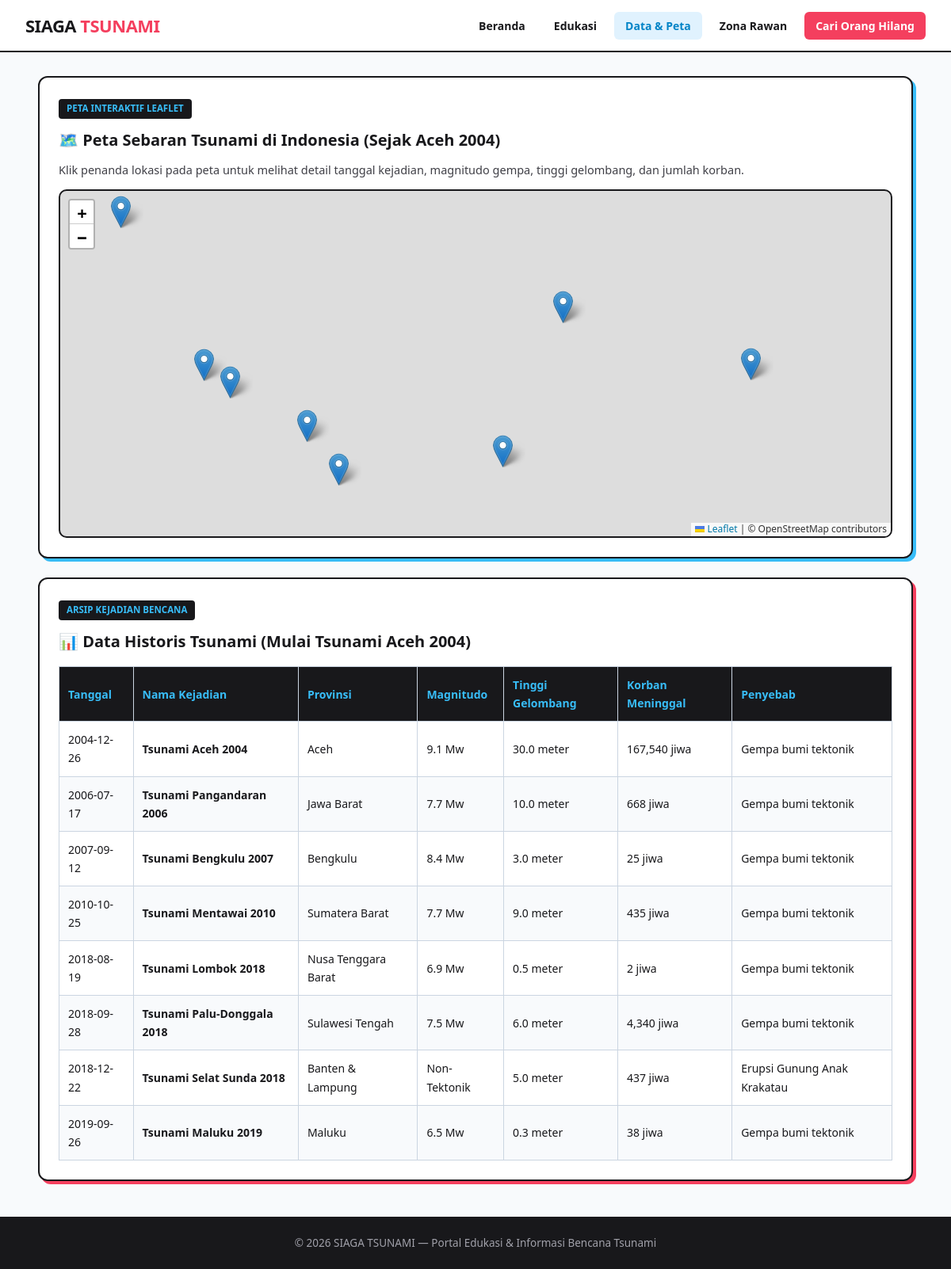
Page /historis_peta.php on the committed database.
### tables this page shows
CREATE TABLE `tsunami_historis` (
  `id` varchar(10) NOT NULL,
  `nama_kejadian` varchar(150) NOT NULL,
  `tanggal` date NOT NULL,
  `tahun` int(11) NOT NULL,
  `lokasi` varchar(150) DEFAULT NULL,
  `provinsi` varchar(100) DEFAULT NULL,
  `magnitudo` decimal(3,1) DEFAULT NULL,
  `tinggi_gelombang` decimal(4,1) DEFAULT NULL,
  `latitude` decimal(9,6) DEFAULT NULL,
  `longitude` decimal(9,6) DEFAULT NULL,
  `korban_meninggal` int(11) DEFAULT NULL,
  `penyebab` varchar(100) DEFAULT NULL
);

### historis_peta.php (the view, shortened to what this page needs)
<?php
include 'koneksi.php';
$query = mysqli_query($conn, "SELECT * FROM tsunami_historis WHERE tahun >= 2004 ORDER BY tanggal ASC");
?>
<!DOCTYPE html>
<html lang="id">
<head>
    <link rel="stylesheet" href="style.css">
    <link rel="stylesheet" href="https://unpkg.com/leaflet@1.9.4/dist/leaflet.css" />
</head>
<body>
    <?php include 'navbar.php'; ?>
    <div class="container">
        <div class="card">
            <span class="card-badge">Peta Interaktif Leaflet</span>
            <h2>🗺️ Peta Sebaran Tsunami di Indonesia (Sejak Aceh 2004)</h2>
            <p>Klik penanda lokasi pada peta untuk melihat detail tanggal kejadian, magnitudo gempa, tinggi gelombang, dan jumlah korban.</p>
            <div id="map"></div>
        </div>
        <div class="card card-pink">
            <span class="card-badge">Arsip Kejadian Bencana</span>
            <h2>📊 Data Historis Tsunami (Mulai Tsunami Aceh 2004)</h2>
            <table>
                <thead>
                    <tr>
                        <th>Tanggal</th>
                        <th>Nama Kejadian</th>
                        <th>Provinsi</th>
                        <th>Magnitudo</th>
                        <th>Tinggi Gelombang</th>
                        <th>Korban Meninggal</th>
                        <th>Penyebab</th>
                    </tr>
                </thead>
                <tbody>
                    <?php while ($row = mysqli_fetch_assoc($query)) :
                    ?>
                    <tr>
                        <td><?= $row['tanggal']; ?></td>
                        <td><strong><?= $row['nama_kejadian']; ?></strong></td>
                        <td><?= $row['provinsi']; ?></td>
                        <td><?= $row['magnitudo'] ? $row['magnitudo'] . ' Mw' : 'Non-Tektonik'; ?></td>
                        <td><?= $row['tinggi_gelombang']; ?> meter</td>
                        <td><?= number_format($row['korban_meninggal']); ?> jiwa</td>
                        <td><?= $row['penyebab']; ?></td>
                    </tr>
                    <?php endwhile; ?>
                </tbody>
            </table>
        </div>
    </div>
    <footer>&copy; 2026 SIAGA TSUNAMI — Portal Edukasi & Informasi Bencana Tsunami</footer>
</body>
</html>

### style.css (style rules this page uses)
* { box-sizing: border-box; margin: 0; padding: 0; font-family: 'Segoe UI', system-ui, -apple-system, sans-serif; }
body { background-color: #f8fafc; color: #18181b; line-height: 1.65; }
.container { width: 92%; max-width: 1140px; margin: 30px auto; }
.card { background: #ffffff; padding: 24px; border-radius: 12px; border: 2px solid #18181b; box-shadow: 4px 4px 0px #38bdf8; margin-bottom: 24px; }
.card-pink { box-shadow: 4px 4px 0px #f43f5e; }
.card-badge { display: inline-block; background: #18181b; color: #38bdf8; font-size: 11.5px; font-weight: 800; padding: 3px 10px; border-radius: 4px; margin-bottom: 10px; text-transform: uppercase; }
.card h2 { color: #18181b; margin-bottom: 10px; font-size: 20px; font-weight: 800; }
.card p { font-size: 14.5px; color: #3f3f46; margin-bottom: 10px; }
table { width: 100%; border-collapse: collapse; margin-top: 15px; font-size: 14px; }
th, td { border: 1.5px solid #cbd5e1; padding: 11px; text-align: left; }
th { background-color: #18181b; color: #38bdf8; }
tr:nth-child(even) { background-color: #f8fafc; }
footer { text-align: center; padding: 22px; background: #18181b; color: #a1a1aa; margin-top: 45px; font-size: 13.5px; }

### historis_peta.php (style rules this page uses)
#map { height: 440px; width: 100%; border-radius: 10px; margin-top: 12px; border: 2px solid #18181b; z-index: 1; }

### rows in the picture
tsunami_historis: tanggal "2004-12-26", nama_kejadian "Tsunami Aceh 2004", provinsi "Aceh", magnitudo "9.1", tinggi_gelombang "30.0", korban_meninggal "167,540", penyebab "Gempa bumi tektonik"
tsunami_historis: tanggal "2006-07-17", nama_kejadian "Tsunami Pangandaran 2006", provinsi "Jawa Barat", magnitudo "7.7", tinggi_gelombang "10.0", korban_meninggal "668", penyebab "Gempa bumi tektonik"
tsunami_historis: tanggal "2007-09-12", nama_kejadian "Tsunami Bengkulu 2007", provinsi "Bengkulu", magnitudo "8.4", tinggi_gelombang "3.0", korban_meninggal "25", penyebab "Gempa bumi tektonik"
tsunami_historis: tanggal "2010-10-25", nama_kejadian "Tsunami Mentawai 2010", provinsi "Sumatera Barat", magnitudo "7.7", tinggi_gelombang "9.0", korban_meninggal "435", penyebab "Gempa bumi tektonik"
tsunami_historis: tanggal "2018-08-19", nama_kejadian "Tsunami Lombok 2018", provinsi "Nusa Tenggara Barat", magnitudo "6.9", tinggi_gelombang "0.5", korban_meninggal "2", penyebab "Gempa bumi tektonik"
tsunami_historis: tanggal "2018-09-28", nama_kejadian "Tsunami Palu-Donggala 2018", provinsi "Sulawesi Tengah", magnitudo "7.5", tinggi_gelombang "6.0", korban_meninggal "4,340", penyebab "Gempa bumi tektonik"
tsunami_historis: tanggal "2018-12-22", nama_kejadian "Tsunami Selat Sunda 2018", provinsi "Banten & Lampung", shows "Non-Tektonik", tinggi_gelombang "5.0", korban_meninggal "437", penyebab "Erupsi Gunung Anak Krakatau"
tsunami_historis: tanggal "2019-09-26", nama_kejadian "Tsunami Maluku 2019", provinsi "Maluku", magnitudo "6.5", tinggi_gelombang "0.3", korban_meninggal "38", penyebab "Gempa bumi tektonik"
